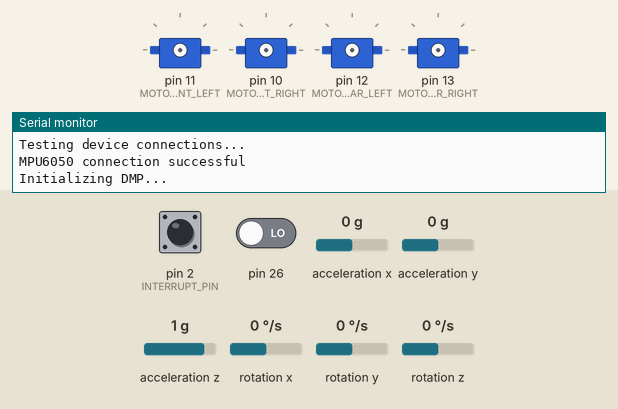
A sketch run on a simulated Arduino Uno, built with avr-gcc and run on an emulated ATmega328P. On the bench: 4 × servo, the last lines printed to the serial monitor. The inputs (shaded band) are chosen by the test bench; at power-on: pin 2 (INTERRUPT_PIN) LOW, pin 26 LOW, acceleration x 0 g, acceleration y 0 g, acceleration z 1 g, rotation x 0 °/s, rotation y 0 °/s, rotation z 0 °/s. The sensor or clock chip raises its interrupt line as the real part does.

Above: at 0.1 s.
At 1.1 s:
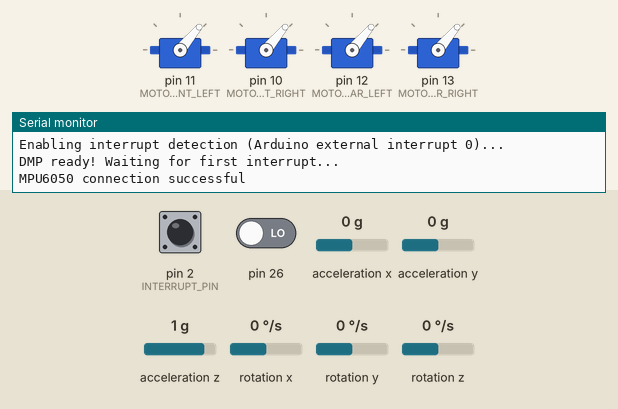
At 2.2 s:
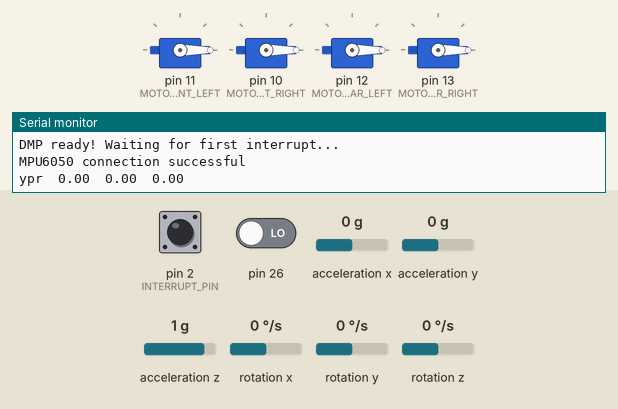
Timing chart, 0 to 3.7 s (numbered marks = the images above):
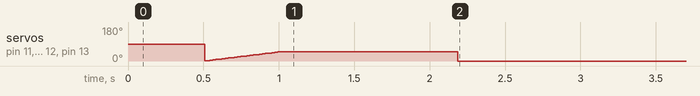

Measured:
- by itself, servo on pin 11 (MOTOR_FRONT_LEFT), servo on pin 10 (MOTOR_FRONT_RIGHT), servo on pin 12 (MOTOR_REAR_LEFT), servo on pin 13 (MOTOR_REAR_RIGHT): ramps from 0° to 50° and jumps back, once every 1.7 s

The sketch:

Drone.ino
```cpp
#include <I2Cdev.h>

/*-----------------------------------------------------------------------------------
 *                  (C) Inve_NT Colegiul National Petru Rares
 * ----------------------------------------------------------------------------------
 */

#include <Servo.h>
#include <Wire.h>

#include <MPU6050_6Axis_MotionApps20.h>
#include <MPU6050.h>

#define MIN_VAL 50
#define MAX_VAL 180

#define PITCH_DEFAULT 0
#define ROLL_DEFAULT 0

#define INTERRUPT_PIN 2 //TODO change

//tune these values
#define kP 4
#define kD 3
#define kI 1

#define MOTOR_FRONT_LEFT 11
#define MOTOR_FRONT_RIGHT 10
#define MOTOR_REAR_LEFT 12
#define MOTOR_REAR_RIGHT 13

Servo frontLeft, frontRight, rearRight, rearLeft;  // motors
int ch1, ch2, ch3, ch4, ch5, ch6; //remote channels

//MPU6050 variables
MPU6050 mpu;
uint8_t intStatus;
uint8_t devStatus;
bool dmpReady = false;
uint16_t fifoCount;
uint16_t packetSize;
uint8_t fifoBuffer[64];
VectorFloat gravity;
Quaternion quat;
volatile bool mpuInterrupt = false;
float yawPitchRoll[3];

//PID variables
float pitchLastError = 0;
float pitchIntegral = 0;
float rollLastError = 0;
float rollIntegral = 0;

int speedMotorFrontLeft = MIN_VAL;
int speedMotorFrontRight = MIN_VAL;
int speedMotorRearLeft = MIN_VAL;
int speedMotorRearRight = MIN_VAL;

void dataReady(){
  mpuInterrupt = true;
}

void setup(){
  Serial.begin(115200);
  while (!Serial);
  Serial.println(F("Initializing I2C devices..."));
  mpu.initialize();
  pinMode(INTERRUPT_PIN, INPUT);
  Serial.println(F("Testing device connections..."));
  Serial.println(mpu.testConnection() ? F("MPU6050 connection successful") : F("MPU6050 connection failed"));
  Serial.println(F("Initializing DMP..."));
  devStatus = mpu.dmpInitialize();

  if (devStatus == 0) {
      Serial.println(F("Enabling DMP..."));
      mpu.setDMPEnabled(true);

      Serial.println(F("Enabling interrupt detection (Arduino external interrupt 0)..."));
      attachInterrupt(digitalPinToInterrupt(INTERRUPT_PIN), dataReady, RISING);
      intStatus = mpu.getIntStatus();

      Serial.println(F("DMP ready! Waiting for first interrupt..."));
      dmpReady = true;

      packetSize = mpu.dmpGetFIFOPacketSize();
  }

  else {
    // ERROR!
    // 1 = initial memory load failed
    // 2 = DMP configuration updates failed
    // (if it's going to break, usually the code will be 1)
    Serial.print(F("DMP Initialization failed (code "));
    Serial.print(devStatus);
    Serial.println(F(")"));
  }

  frontLeft.attach(MOTOR_FRONT_LEFT);
  frontRight.attach(MOTOR_FRONT_RIGHT);
  rearLeft.attach(MOTOR_REAR_LEFT);
  rearRight.attach(MOTOR_REAR_RIGHT);

  for(int i = 1; i <= MIN_VAL; ++i){
    writeMotors(i, i, i, i);
    delay(10);
  }

  Serial.println(mpu.testConnection() ? F("MPU6050 connection successful") : F("MPU6050 connection failed"));

  delay(150);
}


void loop(){
  //reads data from the remote
  /*ch1 = pulseIn(22, HIGH);
  ch2 = pulseIn(24, HIGH);*/
  ch3 = pulseIn(26, HIGH);
  /*ch4 = pulseIn(28, HIGH);
  ch5 = pulseIn(30, HIGH);
  ch6 = pulseIn(32, HIGH);*/

  getAngles(); //reads MPU data
  printYPR();
  int spd = map(ch3, 980, 2000, MIN_VAL, MAX_VAL);
  writeMotors(spd, spd, spd, spd);

  stabilizeDrone();

}

void writeMotors(int frontLeftSpeed, int frontRightSpeed, int rearLeftSpeed, int rearRightSpeed) {
  frontLeft.write(frontLeftSpeed);
  frontRight.write(frontRightSpeed);
  rearLeft.write(rearLeftSpeed);
  rearRight.write(rearRightSpeed);
}

float stabilizeDrone(){
  float pitchError = yawPitchRoll[1] - PITCH_DEFAULT;
  float rollError = yawPitchRoll[2] - ROLL_DEFAULT;

  float pitchPID = computePID(pitchError, pitchLastError, &pitchIntegral);
  float rollPID = computePID(rollError, rollLastError, &rollIntegral);


 /* Serial.print(rollPID);
  Serial.print("    \t");
  Serial.print(pitchPID);
  Serial.print("    \t");
  Serial.print(rad2deg(yawPitchRoll[1]));
  Serial.print("    \t");
  Serial.println(rad2deg(yawPitchRoll[2]));*/

  pitchLastError = pitchError;
  rollLastError = rollError;

}

float computePID(float e, float last_e, float *integral){
  float pid;
  float dedt = e - last_e;
  integral[0] += e;

  pid = kP * e + kD * dedt + kI * integral[0];

  return pid;
 }


void printYPR(){
  Serial.print("ypr\t");
  Serial.print(yawPitchRoll[0]*180/3.1415);
  Serial.print("\t");
  Serial.print(yawPitchRoll[1]*180/3.1415);
  Serial.print("\t");
  Serial.println(yawPitchRoll[2]*180/3.1415);
}

void getAngles(){
  while (!mpuInterrupt && fifoCount < packetSize) {

  }

  mpuInterrupt = false;
  intStatus = mpu.getIntStatus();

  fifoCount = mpu.getFIFOCount();

  if ((intStatus & 0x10) || fifoCount == 1024) {
      mpu.resetFIFO();
      Serial.println(F("FIFO overflow!"));

  }

  else if (intStatus & 0x02) {
      while (fifoCount < packetSize){
        fifoCount = mpu.getFIFOCount();
      }

      mpu.getFIFOBytes(fifoBuffer, packetSize);

      fifoCount -= packetSize;
      mpu.dmpGetQuaternion(&quat, fifoBuffer);
      mpu.dmpGetGravity(&gravity, &quat);
      mpu.dmpGetYawPitchRoll(yawPitchRoll, &quat, &gravity);
  }
}

float rad2deg(float angle){
    return angle * 180 / PI;
}

float roll(float amount){
    if(amount < 0){

    }
}
```
